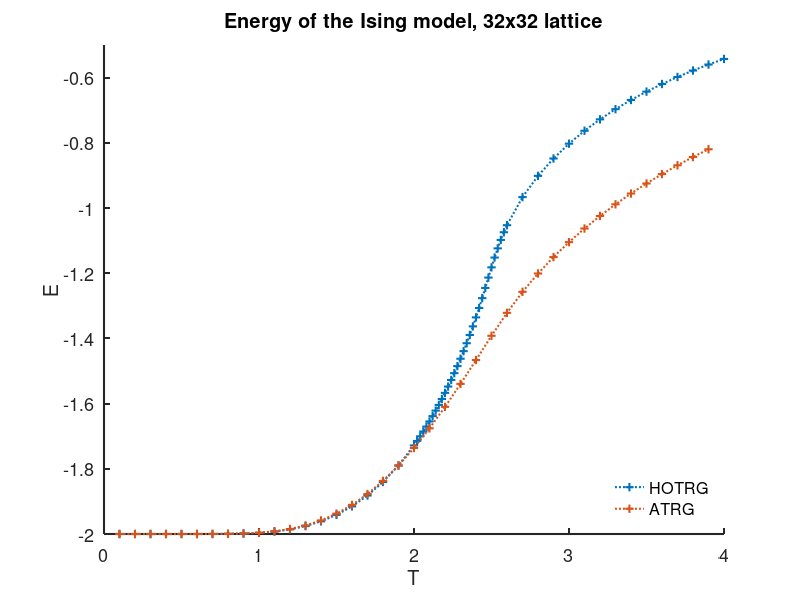

The MATLAB script that drew this image:
%%
clear all;
clc;

inputHOTRG = dlmread('HOTRG_Ising_sweep.dat', '\t', 0, 0);
inputATRG = dlmread('Ising_sweep.dat', ' ', 0, 0);

fig = figure;
hold on;
plot(inputHOTRG(:, 1), inputHOTRG(:, 2), ':+', "linewidth", 1.5);
plot(inputATRG(:, 1), inputATRG(:, 2), ':+', "linewidth", 1.5);
grid off;
hold off;
set(gca, "linewidth", 1.5, "fontsize", 13)
axis ([0 4 -2 -0.5]);
legend('HOTRG', 
       'ATRG',
       'location', 'southeast');
legend boxoff;
title('Energy of the Ising model, 32x32 lattice');
xlabel('T');
ylabel('E');

print(fig, 'energy.pdf', '-dpdf', '-landscape', '-bestfit');
